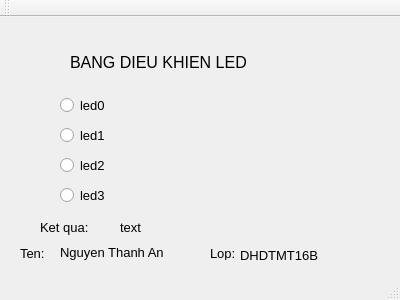
<?xml version="1.0" encoding="UTF-8"?>
<ui version="4.0">
 <class>MainWindow</class>
 <widget class="QMainWindow" name="MainWindow">
  <property name="geometry">
   <rect>
    <x>0</x>
    <y>0</y>
    <width>400</width>
    <height>300</height>
   </rect>
  </property>
  <property name="windowTitle">
   <string>MainWindow</string>
  </property>
  <widget class="QWidget" name="centralWidget">
   <widget class="QLabel" name="label">
    <property name="geometry">
     <rect>
      <x>70</x>
      <y>30</y>
      <width>181</width>
      <height>31</height>
     </rect>
    </property>
    <property name="font">
     <font>
      <pointsize>12</pointsize>
     </font>
    </property>
    <property name="text">
     <string>BANG DIEU KHIEN LED</string>
    </property>
   </widget>
   <widget class="QRadioButton" name="led0">
    <property name="geometry">
     <rect>
      <x>60</x>
      <y>80</y>
      <width>82</width>
      <height>17</height>
     </rect>
    </property>
    <property name="font">
     <font>
      <pointsize>10</pointsize>
     </font>
    </property>
    <property name="text">
     <string>led0</string>
    </property>
   </widget>
   <widget class="QRadioButton" name="led1">
    <property name="geometry">
     <rect>
      <x>60</x>
      <y>110</y>
      <width>82</width>
      <height>17</height>
     </rect>
    </property>
    <property name="font">
     <font>
      <pointsize>10</pointsize>
     </font>
    </property>
    <property name="text">
     <string>led1</string>
    </property>
   </widget>
   <widget class="QRadioButton" name="led2">
    <property name="geometry">
     <rect>
      <x>60</x>
      <y>140</y>
      <width>82</width>
      <height>17</height>
     </rect>
    </property>
    <property name="font">
     <font>
      <pointsize>10</pointsize>
     </font>
    </property>
    <property name="text">
     <string>led2</string>
    </property>
   </widget>
   <widget class="QRadioButton" name="led3">
    <property name="geometry">
     <rect>
      <x>60</x>
      <y>170</y>
      <width>81</width>
      <height>16</height>
     </rect>
    </property>
    <property name="font">
     <font>
      <pointsize>10</pointsize>
     </font>
    </property>
    <property name="text">
     <string>led3</string>
    </property>
   </widget>
   <widget class="QLabel" name="label_2">
    <property name="geometry">
     <rect>
      <x>40</x>
      <y>200</y>
      <width>51</width>
      <height>21</height>
     </rect>
    </property>
    <property name="font">
     <font>
      <pointsize>10</pointsize>
     </font>
    </property>
    <property name="text">
     <string>Ket qua:</string>
    </property>
   </widget>
   <widget class="QLabel" name="label_result">
    <property name="geometry">
     <rect>
      <x>120</x>
      <y>200</y>
      <width>71</width>
      <height>21</height>
     </rect>
    </property>
    <property name="font">
     <font>
      <pointsize>10</pointsize>
     </font>
    </property>
    <property name="text">
     <string>text</string>
    </property>
   </widget>
   <widget class="QLabel" name="label_4">
    <property name="geometry">
     <rect>
      <x>20</x>
      <y>230</y>
      <width>46</width>
      <height>13</height>
     </rect>
    </property>
    <property name="font">
     <font>
      <pointsize>10</pointsize>
     </font>
    </property>
    <property name="text">
     <string>Ten:</string>
    </property>
   </widget>
   <widget class="QLabel" name="label_5">
    <property name="geometry">
     <rect>
      <x>60</x>
      <y>220</y>
      <width>111</width>
      <height>31</height>
     </rect>
    </property>
    <property name="font">
     <font>
      <pointsize>10</pointsize>
     </font>
    </property>
    <property name="text">
     <string>Nguyen Thanh An</string>
    </property>
   </widget>
   <widget class="QLabel" name="label_6">
    <property name="geometry">
     <rect>
      <x>210</x>
      <y>230</y>
      <width>46</width>
      <height>13</height>
     </rect>
    </property>
    <property name="font">
     <font>
      <pointsize>10</pointsize>
     </font>
    </property>
    <property name="text">
     <string>Lop:</string>
    </property>
   </widget>
   <widget class="QLabel" name="label_7">
    <property name="geometry">
     <rect>
      <x>240</x>
      <y>230</y>
      <width>81</width>
      <height>16</height>
     </rect>
    </property>
    <property name="font">
     <font>
      <pointsize>10</pointsize>
     </font>
    </property>
    <property name="text">
     <string>DHDTMT16B</string>
    </property>
   </widget>
  </widget>
  <widget class="QMenuBar" name="menuBar">
   <property name="geometry">
    <rect>
     <x>0</x>
     <y>0</y>
     <width>400</width>
     <height>21</height>
    </rect>
   </property>
  </widget>
  <widget class="QToolBar" name="mainToolBar">
   <attribute name="toolBarArea">
    <enum>TopToolBarArea</enum>
   </attribute>
   <attribute name="toolBarBreak">
    <bool>false</bool>
   </attribute>
  </widget>
  <widget class="QStatusBar" name="statusBar"/>
 </widget>
 <layoutdefault spacing="6" margin="11"/>
 <resources/>
 <connections/>
</ui>
